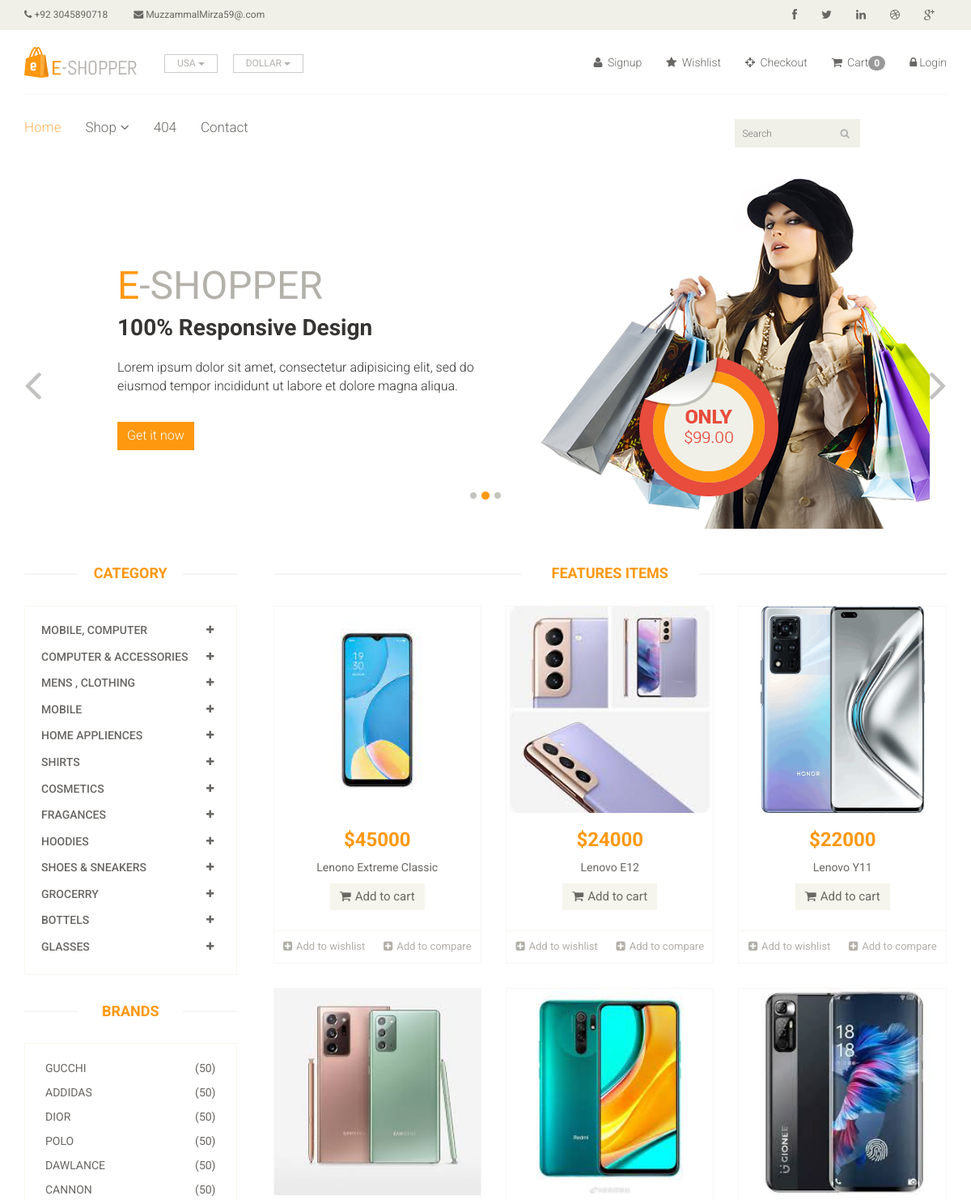
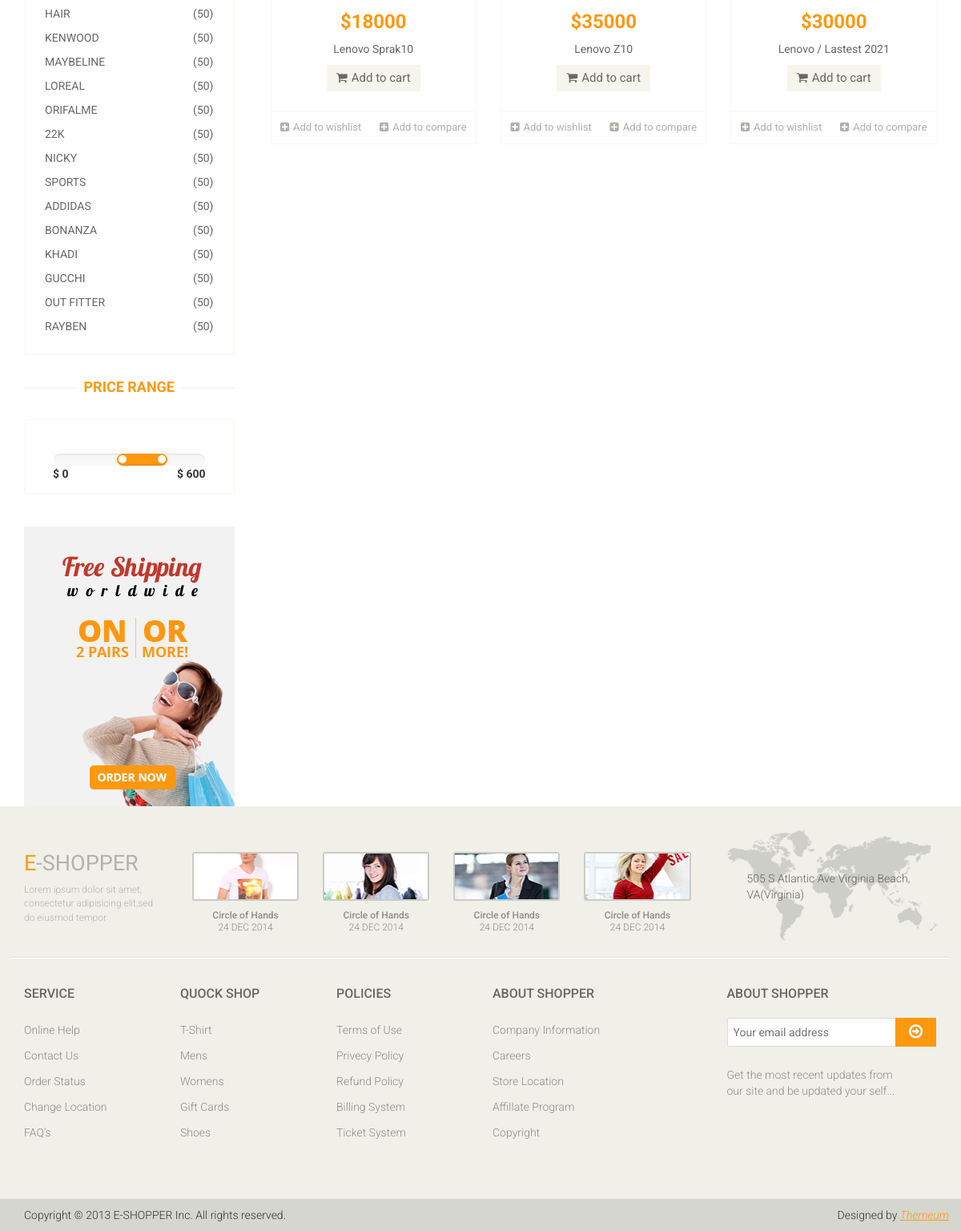
Screenshot of /?cetagory=10&brand with the database file from the repository (2 pictures, top to bottom).
### store/models.py (models this page shows, shortened)
class Cetagory(models.Model):
    name=models.CharField(max_length=70)

class Brand(models.Model):
    name=models.CharField(max_length=70,)

class Product(models.Model):
    Availability = (('In the stock','In the stock'),('out the stock ','Out the Stock'))
    cetagory = models.ForeignKey( Cetagory,on_delete=models.CASCADE,null=False,default='')
    sub_cetagory = models.ForeignKey(Sub_Cetagory,on_delete=models.CASCADE,null=False,default='')
    Brand = models.ForeignKey(Brand,on_delete=models.CASCADE,null=True,default='')
    image = models.ImageField(upload_to='ecommerce/pimg')
    name = models.CharField(max_length=70)
    price = models.IntegerField()
    Availability =models.CharField(choices=Availability,null=True,max_length=70)
    date = models.DateTimeField(auto_now_add=True)

### store/views.py (the view)
# urls.py: path('',views.index,name='index'),
def index(request):
    cetagory = Cetagory.objects.all()
    brand =Brand.objects.all()
    brandID = request.GET.get('brand')
    cetagoryID = request.GET.get('cetagory')
    if cetagoryID:
        product=Product.objects.filter(sub_cetagory=cetagoryID).order_by('-id')
    elif brandID:
        product = Product.objects.filter(Brand=brandID).order_by('-id')
    else:
        product =Product.objects.all()
    return render(request,'index.html',{'pro':cetagory,'duct':product,'brand':brand,'product':product})

### store/templates/index.html (shortened to what this page needs)
{% extends 'base.html'%}
{% block body %}
{% load static %}
<section id="slider">
		<div class="container">
			<div class="row">
				<div class="col-sm-12">
					<div id="slider-carousel" class="carousel slide" data-ride="carousel">
						<ol class="carousel-indicators">
							<li data-target="#slider-carousel" data-slide-to="0" class=""></li>
							<li data-target="#slider-carousel" data-slide-to="1" class="active"></li>
							<li data-target="#slider-carousel" data-slide-to="2" class=""></li>
						</ol>
						<div class="carousel-inner">
							<div class="item active">
								<div class="col-sm-6">
									<h1><span>E</span>-SHOPPER</h1>
									<h2>100% Responsive Design</h2>
									<p>Lorem ipsum dolor sit amet, consectetur adipisicing elit, sed do eiusmod tempor incididunt ut labore et dolore magna aliqua. </p>
									<button type="button" class="btn btn-default get">Get it now</button>
								</div>
								<div class="col-sm-6">
									<img src="{% static 'images/home/girl2.jpg'%}" class="girl img-responsive" alt="">
									<img src="{% static 'images/home/pricing.png'%}" class="pricing" alt="">
								</div>
							</div>
						</div>
						<a href="#slider-carousel" class="left control-carousel hidden-xs" data-slide="prev">
							<i class="fa fa-angle-left"></i>
						</a>
						<a href="#slider-carousel" class="right control-carousel hidden-xs" data-slide="next">
							<i class="fa fa-angle-right"></i>
						</a>
					</div>
				</div>
			</div>
		</div>
	</section>
<section>
		<div class="container">
			<div class="row">
				<div class="col-sm-3">
					<div class="left-sidebar">
						<h2>Category</h2>
						<div class="panel-group category-products" id="accordian">
							{% for cart in pro %}
							<div class="panel panel-default">
								<div class="panel-heading">
									<h4 class="panel-title">
										<a data-toggle="collapse" data-parent="#accordian" href="#{{cart.id}}">
											<span class="badge pull-right"><i class="fa fa-plus"></i></span>
											{{cart.name}}
										</a>
									</h4>
								</div>
							</div>
							{% endfor %}
						</div>
						<div class="brands_products">
							<h2>Brands</h2>
							<div class="brands-name">
								{% for i in brand %}
								<ul class="nav nav-pills nav-stacked">
									<li><a href="/?brand={{i.id}}"> <span class="pull-right">(50)</span>{{ i.name }}</a></li>
									{% endfor %}
								</ul>
							</div>
						</div>
						<div class="price-range">
							<h2>Price Range</h2>
							<div class="well text-center">
								 <input type="text" class="span2" value="" data-slider-min="0" data-slider-max="600" data-slider-step="5" data-slider-value="[250,450]" id="sl2" ><br />
								 <b class="pull-left">$ 0</b> <b class="pull-right">$ 600</b>
							</div>
						</div>
						<div class="shipping text-center">
							<img src="images/home/shipping.jpg" alt="" />
						</div>
					</div>
				</div>
				<div class="col-sm-9 padding-right">
					<div class="features_items">
						<h2 class="title text-center">Features Items</h2>
						{% for product in duct %}
						<div class="col-sm-4">
							<div class="product-image-wrapper">
								<div class="single-products">
										<div class="productinfo text-center">
											<img src="{{product.image}}" alt="" />
											<h2>${{product.price}}</h2>
											<p>{{product.name}}</p>
											<a href="{% url 'cart_add' product.id %}" class="btn btn-default add-to-cart"><i class="fa fa-shopping-cart"></i>Add to cart</a>
										</div>
										<div class="product-overlay">
											<div class="overlay-content">
											</div>
										</div>
								</div>
								<div class="choose">
									<ul class="nav nav-pills nav-justified">
										<li><a href="#"><i class="fa fa-plus-square"></i>Add to wishlist</a></li>
										<li><a href="#"><i class="fa fa-plus-square"></i>Add to compare</a></li>
									</ul>
								</div>
							</div>
						</div>
						{% endfor %}
					</div>
				</div>
			</div>
		</div>
	</section>
{% endblock %}

### rows the page displays
Cetagory: name "MOBILE, COMPUTER"
Cetagory: name "COMPUTER & ACCESSORIES"
Cetagory: name "MENS , CLOTHING"
Cetagory: name "MOBILE"
Cetagory: name "HOME APPLIENCES"
Cetagory: name "SHIRTS"
Cetagory: name "COSMETICS"
Cetagory: name "FRAGANCES"
Cetagory: name "HOODIES"
Cetagory: name "SHOES & SNEAKERS"
Cetagory: name "GROCERRY"
Cetagory: name "BOTTELS"
Cetagory: name "GLASSES"
Brand: name "GUCCHI"
Brand: name "ADDIDAS"
Brand: name "DIOR"
Brand: name "POLO"
Brand: name "DAWLANCE"
Brand: name "CANNON"
Brand: name "HAIR"
Brand: name "KENWOOD"
Brand: name "MAYBELINE"
Brand: name "LOREAL"
Brand: name "ORIFALME"
Brand: name "22K"
Brand: name "NICKY"
Brand: name "SPORTS"
Brand: name "ADDIDAS"
Brand: name "BONANZA"
Brand: name "KHADI"
Brand: name "GUCCHI"
Brand: name "OUT FITTER"
Brand: name "RAYBEN"
Product: image (picture), price "45000", name "Lenono Extreme Classic"
Product: image (picture), price "24000", name "Lenovo E12"
Product: image (picture), price "22000", name "Lenovo Y11"
Product: image (picture), price "18000", name "Lenovo Sprak10"
Product: image (picture), price "35000", name "Lenovo Z10"
Product: image (picture), price "30000", name "Lenovo / Lastest 2021"

### other values shown
{{ request.session.cart|length }} "0"
